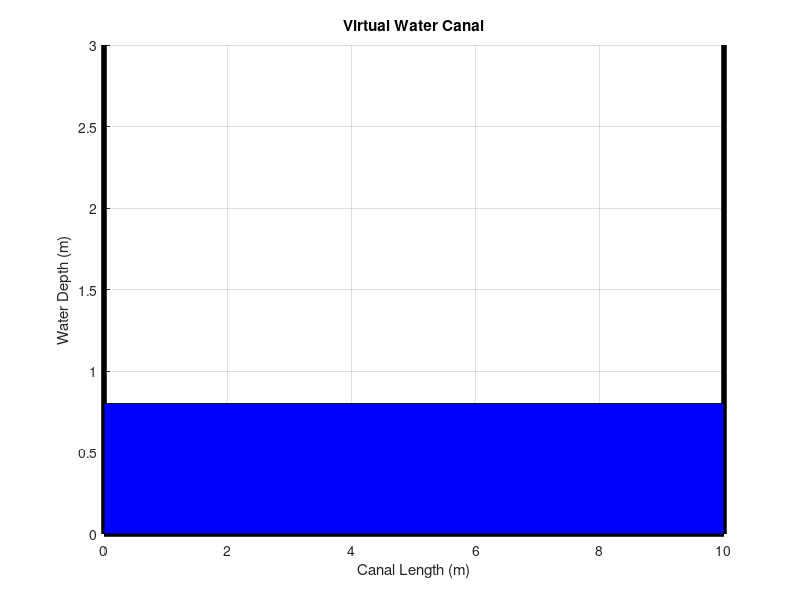

Write the MATLAB code that produced this figure. (Note: this script raises an error after producing the figure.)
clc;
clear;
close all;

%% ================= CANAL PARAMETERS =================

canalLength = 10;      % Canal length (m)
canalDepth  = 3;       % Maximum canal depth (m)

% Water
waterLevel = 0.8;      % Initial water level (m)
Qin = 1.0;             % Inflow (m^3/s)
Qout = 0.4;            % Outflow (m^3/s)

% Effective cross-sectional area
A = 3;                 % Canal width (m)

%% ================= SIMULATION PARAMETERS =================

dt = 0.03;
simulationTime = 30;

% Floating ball
ballRadius = 0.18;
ballX = canalLength/2;

% Ball oscillation
shakeAmplitude = 0.08;     % Vertical shaking amplitude (m)
shakeFrequency = 2.5;      % Shaking frequency (Hz)

%% ================= CREATE FIGURE =================

figure('Color','white');

axis([0 canalLength 0 canalDepth]);
axis manual;

xlabel('Canal Length (m)');
ylabel('Water Depth (m)');

grid on;
hold on;

title('Virtual Water Canal');

%% ================= CANAL =================

% Canal bottom
plot([0 canalLength], [0 0], ...
    'k', 'LineWidth', 4);

% Left wall
plot([0 0], [0 canalDepth], ...
    'k', 'LineWidth', 4);

% Right wall
plot([canalLength canalLength], ...
     [0 canalDepth], ...
     'k', 'LineWidth', 4);

%% ================= WATER =================

water = patch( ...
    [0 canalLength canalLength 0], ...
    [0 0 waterLevel waterLevel], ...
    'b');

water.FaceAlpha = 0.5;
water.EdgeColor = 'none';

%% ================= WATER FLOW ARROWS =================

quiver(-1, waterLevel, 1, 0, ...
       'LineWidth', 2, ...
       'MaxHeadSize', 0.5);

text(-1, waterLevel + 0.25, ...
     'Water Inlet', ...
     'FontSize', 11);

quiver(canalLength, waterLevel, 1, 0, ...
       'LineWidth', 2, ...
       'MaxHeadSize', 0.5);

text(canalLength-1, waterLevel + 0.25, ...
     'Water Outlet', ...
     'FontSize', 11);

%% ================= FLOATING BALL =================

theta = linspace(0,2*pi,50);

% Start ball exactly on water surface
ballY = waterLevel;

ball = patch( ...
    ballX + ballRadius*cos(theta), ...
    ballY + ballRadius*sin(theta), ...
    'r');

ball.EdgeColor = 'k';

%% ================= WATER LEVEL LINE =================

levelLine = plot( ...
    [0 canalLength], ...
    [waterLevel waterLevel], ...
    '--k', ...
    'LineWidth', 1.2);

%% ================= SIMULATION =================

for t = 0:dt:simulationTime

    %% Water-level equation
    %
    % A dh/dt = Qin - Qout
    %

    dh = ((Qin - Qout)/A) * dt;

    waterLevel = waterLevel + dh;

    %% Keep water inside canal

    if waterLevel > canalDepth
        waterLevel = canalDepth;
    end

    if waterLevel < 0
        waterLevel = 0;
    end

    %% ================= UPDATE WATER =================

    set(water, ...
        'YData', ...
        [0 0 waterLevel waterLevel]);

    %% ================= FLOATING BALL =================

    % Small shaking caused by water movement
    shake = shakeAmplitude * ...
            sin(2*pi*shakeFrequency*t);

    % Ball follows water level
    ballY = waterLevel + shake;

    % Prevent ball from going below water surface
    if ballY < waterLevel
        ballY = waterLevel;
    end

    % Update ball
    set(ball, ...
        'XData', ...
        ballX + ballRadius*cos(theta), ...
        'YData', ...
        ballY + ballRadius*sin(theta));

    %% ================= WATER LEVEL INDICATOR =================

    set(levelLine, ...
        'YData', ...
        [waterLevel waterLevel]);

    %% ================= TITLE =================

    title(sprintf( ...
        'Virtual Water Canal   |   Time = %.1f s   |   Water Level = %.2f m', ...
        t, waterLevel));

    %% Update screen

    drawnow;

    pause(0.01);

end
